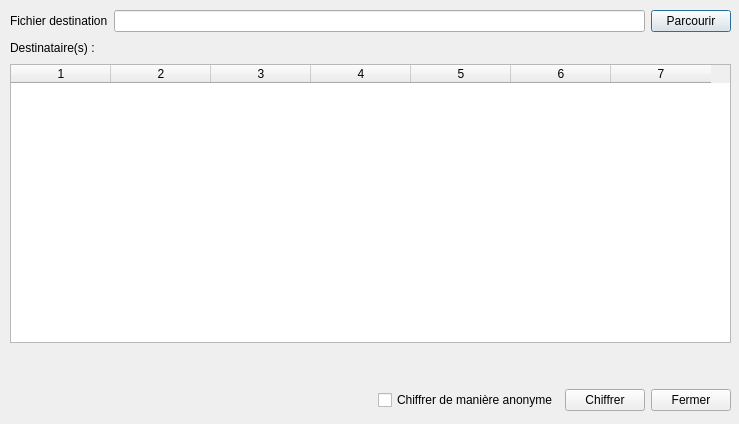
<?xml version="1.0" encoding="UTF-8"?>
<ui version="4.0">
 <class>FileEncryptionEditor</class>
 <widget class="QDialog" name="FileEncryptionEditor">
  <property name="geometry">
   <rect>
    <x>0</x>
    <y>0</y>
    <width>739</width>
    <height>424</height>
   </rect>
  </property>
  <property name="windowTitle">
   <string>Chiffrer</string>
  </property>
  <widget class="QWidget" name="layoutWidget">
   <property name="geometry">
    <rect>
     <x>10</x>
     <y>10</y>
     <width>721</width>
     <height>401</height>
    </rect>
   </property>
   <layout class="QVBoxLayout" name="verticalLayout">
    <item>
     <layout class="QHBoxLayout" name="horizontalLayout_8">
      <item>
       <widget class="QLabel" name="outputLabel">
        <property name="text">
         <string>Fichier destination</string>
        </property>
       </widget>
      </item>
      <item>
       <widget class="QLineEdit" name="destinationFileEdit"/>
      </item>
      <item>
       <widget class="QPushButton" name="outputButton">
        <property name="text">
         <string>Parcourir</string>
        </property>
       </widget>
      </item>
     </layout>
    </item>
    <item>
     <layout class="QHBoxLayout" name="horizontalLayout_2">
      <item>
       <widget class="QLabel" name="destinationLabel">
        <property name="maximumSize">
         <size>
          <width>116</width>
          <height>16777215</height>
         </size>
        </property>
        <property name="text">
         <string>Destinataire(s) : </string>
        </property>
       </widget>
      </item>
      <item>
       <spacer name="horizontalSpacer_2">
        <property name="orientation">
         <enum>Qt::Horizontal</enum>
        </property>
        <property name="sizeType">
         <enum>QSizePolicy::Expanding</enum>
        </property>
        <property name="sizeHint" stdset="0">
         <size>
          <width>87</width>
          <height>20</height>
         </size>
        </property>
       </spacer>
      </item>
     </layout>
    </item>
    <item>
     <widget class="QTableWidget" name="tableWidgetRecipient">
      <property name="alternatingRowColors">
       <bool>true</bool>
      </property>
      <property name="selectionMode">
       <enum>QAbstractItemView::ExtendedSelection</enum>
      </property>
      <property name="selectionBehavior">
       <enum>QAbstractItemView::SelectRows</enum>
      </property>
      <property name="sortingEnabled">
       <bool>true</bool>
      </property>
      <property name="columnCount">
       <number>7</number>
      </property>
      <column/>
      <column/>
      <column/>
      <column/>
      <column/>
      <column/>
      <column/>
     </widget>
    </item>
    <item>
     <spacer name="verticalSpacer">
      <property name="orientation">
       <enum>Qt::Vertical</enum>
      </property>
      <property name="sizeType">
       <enum>QSizePolicy::Fixed</enum>
      </property>
      <property name="sizeHint" stdset="0">
       <size>
        <width>20</width>
        <height>10</height>
       </size>
      </property>
     </spacer>
    </item>
    <item>
     <layout class="QHBoxLayout" name="horizontalLayout_4">
      <item>
       <widget class="QLabel" name="warningLabel">
        <property name="palette">
         <palette>
          <active>
           <colorrole role="WindowText">
            <brush brushstyle="SolidPattern">
             <color alpha="255">
              <red>212</red>
              <green>22</green>
              <blue>22</blue>
             </color>
            </brush>
           </colorrole>
          </active>
          <inactive>
           <colorrole role="WindowText">
            <brush brushstyle="SolidPattern">
             <color alpha="255">
              <red>212</red>
              <green>22</green>
              <blue>22</blue>
             </color>
            </brush>
           </colorrole>
          </inactive>
          <disabled>
           <colorrole role="WindowText">
            <brush brushstyle="SolidPattern">
             <color alpha="255">
              <red>133</red>
              <green>133</green>
              <blue>133</blue>
             </color>
            </brush>
           </colorrole>
          </disabled>
         </palette>
        </property>
        <property name="text">
         <string/>
        </property>
        <property name="alignment">
         <set>Qt::AlignCenter</set>
        </property>
       </widget>
      </item>
     </layout>
    </item>
    <item>
     <spacer name="verticalSpacer_2">
      <property name="orientation">
       <enum>Qt::Vertical</enum>
      </property>
      <property name="sizeType">
       <enum>QSizePolicy::Fixed</enum>
      </property>
      <property name="sizeHint" stdset="0">
       <size>
        <width>20</width>
        <height>10</height>
       </size>
      </property>
     </spacer>
    </item>
    <item>
     <layout class="QHBoxLayout" name="horizontalLayout_3">
      <item>
       <spacer name="horizontalSpacer">
        <property name="orientation">
         <enum>Qt::Horizontal</enum>
        </property>
        <property name="sizeHint" stdset="0">
         <size>
          <width>40</width>
          <height>20</height>
         </size>
        </property>
       </spacer>
      </item>
      <item>
       <widget class="QCheckBox" name="anonymousCheckBox">
        <property name="text">
         <string>Chiffrer de manière anonyme</string>
        </property>
       </widget>
      </item>
      <item>
       <widget class="QPushButton" name="okButton">
        <property name="text">
         <string>Chiffrer</string>
        </property>
       </widget>
      </item>
      <item>
       <widget class="QPushButton" name="exitButton">
        <property name="text">
         <string>Fermer</string>
        </property>
       </widget>
      </item>
     </layout>
    </item>
   </layout>
  </widget>
 </widget>
 <resources/>
 <connections/>
</ui>
